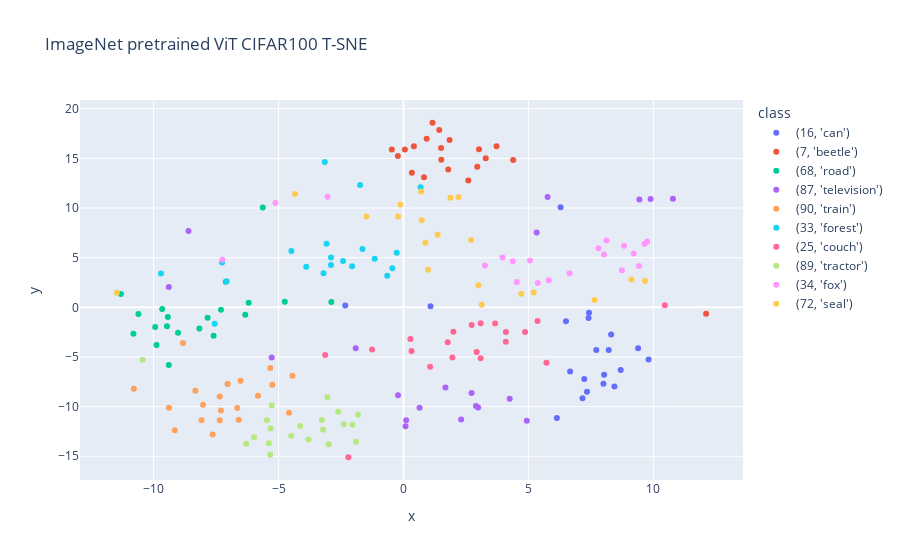

Here is the notebook cell this chart was saved with:
### Code cell
tsne = TSNE(n_components=2)
X_tsne = tsne.fit_transform(X_out)

df_embed = pd.DataFrame(X_tsne)
df_embed = df_embed.rename(columns={0: 'x', 1: 'y'})
df_embed = df_embed.assign(label=y_out)
fig = px.scatter(
    df_embed,
    x='x',
    y='y',
    color='label',
    labels={'label': 'class'},
    title='ImageNet pretrained ViT CIFAR100 T-SNE',
)
fig.show()

### Figure 1 — Plotly figure (JSON) as saved in the notebook; plotly's stock layout.template omitted (floating-point values rounded to 4 significant figures)
{"data": [{"hovertemplate": "class=(16, 'can')<br>x=%{x}<br>y=%{y}<extra></extra>", "legendgroup": "(16, 'can')", "marker": {"color": "#636efa", "symbol": "circle"}, "mode": "markers", "name": "(16, 'can')", "orientation": "v", "showlegend": true, "type": "scatter", "x": [7.165, 8.032, 7.237, 6.671, 1.082, 8.003, 8.216, 9.391, 8.444, 6.503, 6.139, 7.718, 7.344, 8.693, 9.809, -2.33, 7.426, 7.408, 8.312, 6.288], "xaxis": "x", "y": [-9.158, -6.782, -7.216, -6.456, 0.1167, -7.708, -4.291, -4.127, -7.972, -1.39, -11.14, -4.291, -8.507, -6.307, -5.249, 0.1931, -0.5374, -1.084, -2.728, 10.07], "yaxis": "y"}, {"hovertemplate": "class=(7, 'beetle')<br>x=%{x}<br>y=%{y}<extra></extra>", "legendgroup": "(7, 'beetle')", "marker": {"color": "#EF553B", "symbol": "circle"}, "mode": "markers", "name": "(7, 'beetle')", "orientation": "v", "showlegend": true, "type": "scatter", "x": [-0.4667, 4.391, 3.292, 3.024, 2.594, 0.9281, 1.515, 0.336, 3.724, -0.2246, 12.11, 1.43, 1.503, 1.161, 0.05533, 1.843, 2.953, 0.8221, 0.4158, 1.79], "xaxis": "x", "y": [15.88, 14.83, 15.0, 15.93, 12.77, 16.97, 14.86, 13.56, 16.23, 15.24, -0.653, 17.86, 16.04, 18.59, 15.89, 16.86, 14.16, 13.11, 16.22, 13.89], "yaxis": "y"}, {"hovertemplate": "class=(68, 'road')<br>x=%{x}<br>y=%{y}<extra></extra>", "legendgroup": "(68, 'road')", "marker": {"color": "#00cc96", "symbol": "circle"}, "mode": "markers", "name": "(68, 'road')", "orientation": "v", "showlegend": true, "type": "scatter", "x": [-10.81, -9.939, -5.632, -2.888, -9.887, -9.467, -7.305, -6.196, -7.602, -10.61, -9.023, -6.333, -9.433, -7.84, -4.751, -7.112, -9.394, -11.31, -9.659, -8.17], "xaxis": "x", "y": [-2.668, -1.988, 10.05, 0.5325, -3.782, -1.915, -0.2339, 0.4621, -2.859, -0.6741, -2.572, -0.7477, -0.9655, -1.055, 0.5588, 2.582, -5.804, 1.354, -0.1612, -2.135], "yaxis": "y"}, {"hovertemplate": "class=(87, 'television')<br>x=%{x}<br>y=%{y}<extra></extra>", "legendgroup": "(87, 'television')", "marker": {"color": "#ab63fa", "symbol": "circle"}, "mode": "markers", "name": "(87, 'television')", "orientation": "v", "showlegend": true, "type": "scatter", "x": [2.902, -8.606, 0.1061, -5.276, 0.08238, 5.769, 9.442, 2.307, 1.679, -0.2193, 9.891, -9.393, 10.79, 4.252, -1.913, 2.989, 5.33, 2.725, 4.933, 0.6431], "xaxis": "x", "y": [-9.937, 7.677, -11.38, -5.047, -11.98, 11.11, 10.86, -11.29, -8.065, -8.859, 10.9, 2.058, 10.94, -9.219, -4.121, -10.08, 7.539, -8.618, -11.41, -10.12], "yaxis": "y"}, {"hovertemplate": "class=(90, 'train')<br>x=%{x}<br>y=%{y}<extra></extra>", "legendgroup": "(90, 'train')", "marker": {"color": "#FFA15A", "symbol": "circle"}, "mode": "markers", "name": "(90, 'train')", "orientation": "v", "showlegend": true, "type": "scatter", "x": [-6.652, -9.386, -8.083, -10.79, -9.154, -5.329, -4.583, -6.594, -7.039, -4.443, -8.825, -7.354, -5.252, -7.357, -7.637, -5.826, -8.33, -7.305, -8.024, -6.523], "xaxis": "x", "y": [-10.15, -10.12, -11.39, -8.192, -12.38, -6.108, -10.62, -11.31, -7.712, -6.9, -3.598, -11.37, -7.796, -8.975, -12.82, -8.901, -8.398, -10.4, -9.817, -7.403], "yaxis": "y"}, {"hovertemplate": "class=(33, 'forest')<br>x=%{x}<br>y=%{y}<extra></extra>", "legendgroup": "(33, 'forest')", "marker": {"color": "#19d3f3", "symbol": "circle"}, "mode": "markers", "name": "(33, 'forest')", "orientation": "v", "showlegend": true, "type": "scatter", "x": [-0.4461, -0.2702, -3.151, -7.077, -1.642, -2.904, -9.705, -4.487, -7.559, -3.079, 0.6871, -7.262, -0.6509, -3.198, -2.055, -3.892, -2.419, -2.903, -1.737, -1.154], "xaxis": "x", "y": [3.94, 5.484, 14.63, 2.626, 5.864, 4.26, 3.402, 5.663, -1.663, 6.397, 12.09, 4.508, 3.172, 3.423, 4.138, 4.092, 4.664, 5.01, 12.32, 4.897], "yaxis": "y"}, {"hovertemplate": "class=(25, 'couch')<br>x=%{x}<br>y=%{y}<extra></extra>", "legendgroup": "(25, 'couch')", "marker": {"color": "#FF6692", "symbol": "circle"}, "mode": "markers", "name": "(25, 'couch')", "orientation": "v", "showlegend": true, "type": "scatter", "x": [4.101, -3.134, 5.723, 1.066, 3.09, 3.088, 1.768, 2.73, -1.256, 4.866, 1.96, -2.207, 4.096, 2.928, 1.998, 0.2783, 3.668, 10.46, 0.3225, 5.365], "xaxis": "x", "y": [-2.478, -4.805, -5.587, -5.991, -1.601, -5.117, -3.529, -1.786, -4.257, -2.476, -5.045, -15.1, -3.467, -4.49, -2.458, -3.191, -1.624, 0.2124, -4.389, -1.373], "yaxis": "y"}, {"hovertemplate": "class=(89, 'tractor')<br>x=%{x}<br>y=%{y}<extra></extra>", "legendgroup": "(89, 'tractor')", "marker": {"color": "#B6E880", "symbol": "circle"}, "mode": "markers", "name": "(89, 'tractor')", "orientation": "v", "showlegend": true, "type": "scatter", "x": [-3.803, -1.823, -3.265, -3.041, -6.298, -4.137, -3.218, -5.466, -5.274, -4.491, -2.389, -10.44, -5.317, -2.611, -5.391, -5.984, -1.899, -2.998, -2.047, -5.335], "xaxis": "x", "y": [-13.32, -10.81, -11.35, -9.069, -13.75, -11.96, -12.33, -11.38, -9.889, -12.93, -11.78, -5.281, -12.2, -10.53, -13.69, -13.08, -13.54, -13.79, -11.82, -14.86], "yaxis": "y"}, {"hovertemplate": "class=(34, 'fox')<br>x=%{x}<br>y=%{y}<extra></extra>", "legendgroup": "(34, 'fox')", "marker": {"color": "#FF97FF", "symbol": "circle"}, "mode": "markers", "name": "(34, 'fox')", "orientation": "v", "showlegend": true, "type": "scatter", "x": [-3.037, 8.832, 6.648, -5.124, 9.219, 4.537, 8.026, 9.758, 9.648, 5.377, 7.803, 3.261, 8.127, 5.062, 9.427, 3.968, 8.742, 4.377, -7.25, 5.817], "xaxis": "x", "y": [11.13, 6.191, 3.429, 10.51, 5.431, 2.546, 5.309, 6.637, 6.399, 2.449, 5.957, 4.206, 6.727, 4.727, 4.162, 5.028, 3.746, 4.636, 4.79, 2.725], "yaxis": "y"}, {"hovertemplate": "class=(72, 'seal')<br>x=%{x}<br>y=%{y}<extra></extra>", "legendgroup": "(72, 'seal')", "marker": {"color": "#FECB52", "symbol": "circle"}, "mode": "markers", "name": "(72, 'seal')", "orientation": "v", "showlegend": true, "type": "scatter", "x": [9.667, -11.47, 2.197, 5.211, -0.22, 9.125, 3.129, 0.9778, -4.339, 7.649, 4.717, 2.997, 0.8787, 2.708, 0.7272, -0.1256, -1.486, 1.878, 1.368, 0.7109], "xaxis": "x", "y": [2.65, 1.469, 11.11, 1.498, 9.146, 2.793, 0.2659, 3.792, 11.42, 0.742, 1.377, 2.216, 6.497, 6.772, 8.766, 10.35, 9.148, 11.04, 7.305, 11.67], "yaxis": "y"}], "layout": {"legend": {"title": {"text": "class"}, "tracegroupgap": 0}, "title": {"text": "ImageNet pretrained ViT CIFAR100 T-SNE"}, "xaxis": {"anchor": "y", "domain": [0, 1], "title": {"text": "x"}}, "yaxis": {"anchor": "x", "domain": [0, 1], "title": {"text": "y"}}}}
